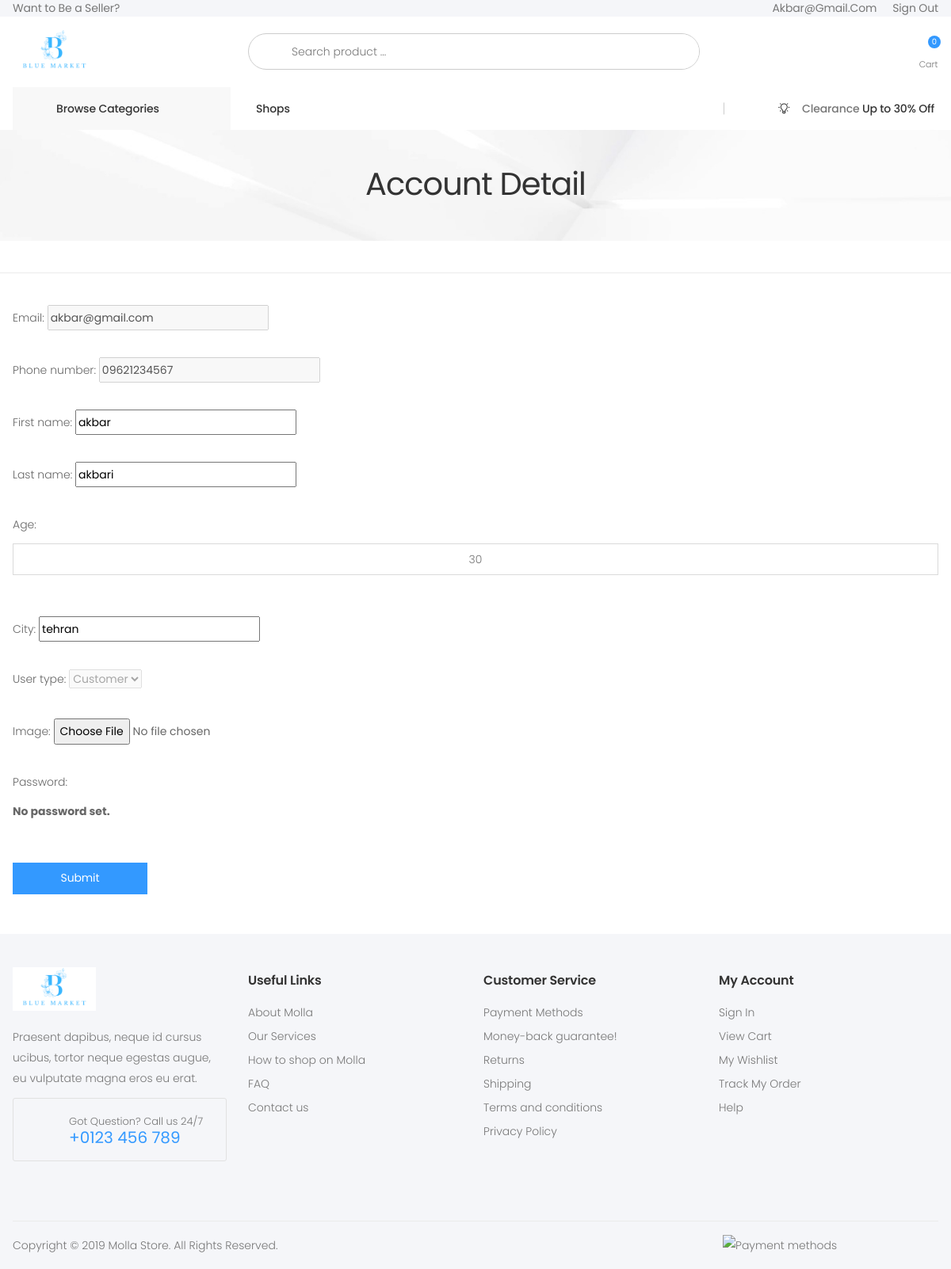
Page /dashboard/customer/26/update/ (signed in) on the earlier database version.
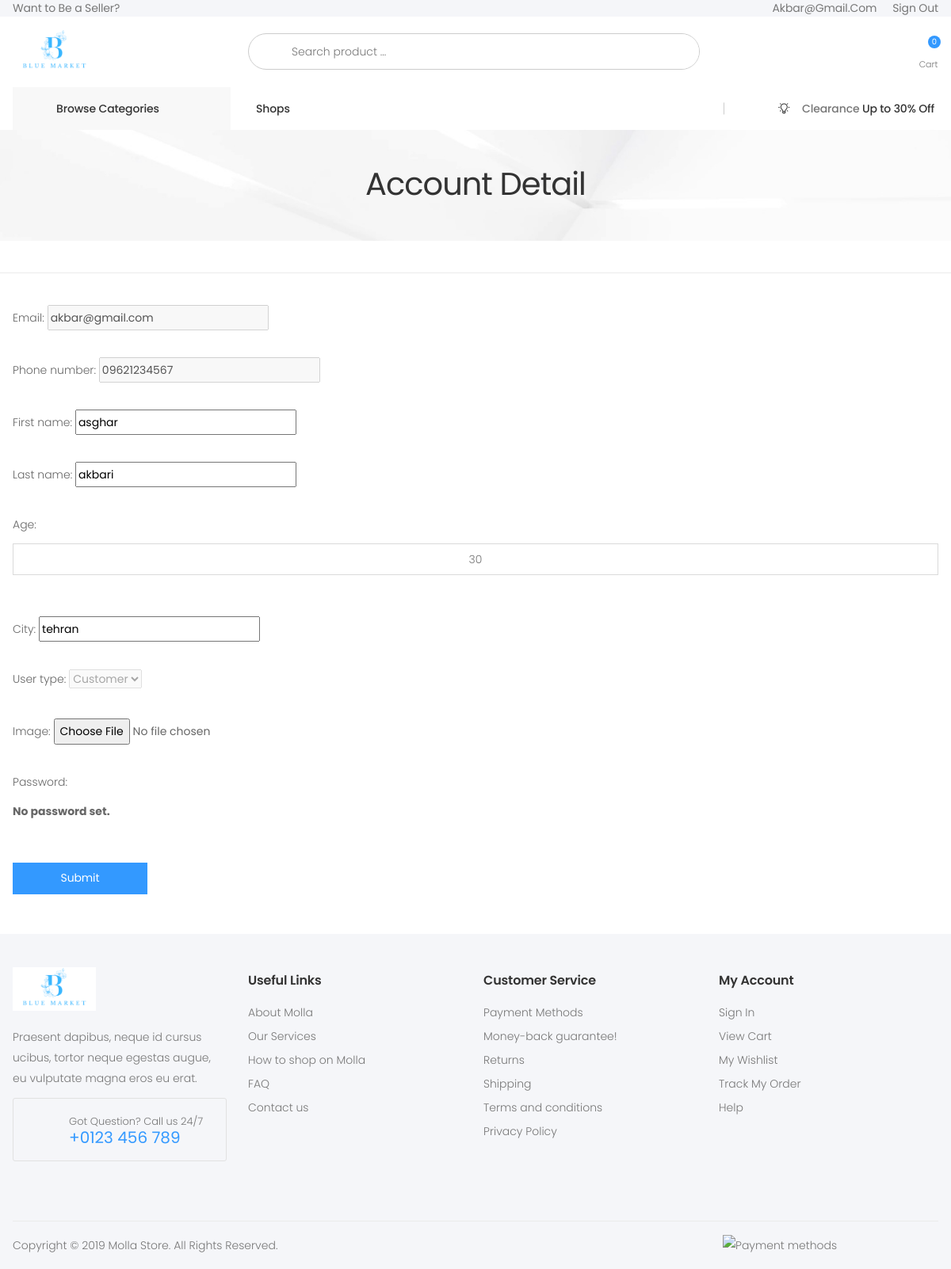
Same page on the later database version.
### accounts/models.py (models this page shows, shortened)
class CustomUser(AbstractUser):
    USER_TYPES = (
        ('admin', 'Admin'),
        ('customer', 'Customer'),
        ('owner', 'Owner'),
        ('manager', 'Manager'),
        ('operator', 'Operator'),
    )
    username = None
    email = models.EmailField(unique=True)
    phone_number = models.CharField(
        max_length=11, unique=True, validators=[phone_number_regex])
    age = models.PositiveIntegerField()
    city = models.CharField(max_length=100)
    user_type = models.CharField(
        max_length=10, choices=USER_TYPES, default='customer')
    USERNAME_FIELD = 'email'
    REQUIRED_FIELDS = ['age', 'city', 'phone_number']
    objects = CustomUserManager()

### dashboard/views.py (the view, shortened to what this page needs)
# urls.py: path('customer/<pk>/update/',CustomerUpdateView.as_view(),name='customer-update'),
@method_decorator(roles_required('customer'), name='dispatch')
class CustomerUpdateView(LoginRequiredMixin, UpdateView):
    model = User
    template_name = 'dashboard/customer-detail-change.html'
    form_class = CustomUserChangeForm
    def dispatch(self, request, *args, **kwargs):
        if int(kwargs.get('pk')) != self.request.user.pk:
            return self.handle_no_permission()
        if not (request.user.is_customer):
            return HttpResponseForbidden("You are not allowed to access this page.")
        return super().dispatch(request, *args, **kwargs)
    def get_form_kwargs(self):
        kwargs = super().get_form_kwargs()
        kwargs['request'] = self.request
        return kwargs

### accounts/forms.py (shortened to what this page needs)
class CustomUserChangeForm(forms.ModelForm):
    password = ReadOnlyPasswordHashField()
    input_image = forms.ImageField(label='Image',required=False)
    class Meta:
        model = CustomUser
        fields = ['email', 'phone_number',
                  'first_name', 'last_name', 'age', 'city', 'user_type', 'input_image']
    def __init__(self, *args, **kwargs):
        self.request = kwargs.pop('request', None)
        super(CustomUserChangeForm, self).__init__(*args, **kwargs)
        if self.request and (self.request.user.user_type == 'owner' or self.request.user.user_type == 'operator' or self.request.user.user_type == 'manager' or self.request.user.user_type == 'customer'):
            self.fields['user_type'].disabled = True
            self.fields['email'].disabled = True
            self.fields['phone_number'].disabled = True

### orders/cart.py (called while the page is built)
    def __len__(self):
        return len(self.cart.keys())

### orders/context_processors.py (called while the page is built)
def cart(request):
    return {'cart':Cart(request)}

### vendors/context_processors.py (called while the page is built)
def myvendor(request):
    if request.user.is_authenticated:
        vendors = Vendor.objects.prefetch_related('user').filter(user=request.user.id)
        return {'my_vendor': vendors}
    else:
        return {}

### templates/dashboard/customer-detail-change.html (shortened to what this page needs)
{% extends "website/base.html" %}
{% load static %}
{% block header %}
{% include "website/header.html" with category=category %}
{% endblock header %}
{% block content %}
<body>
    <div class="page-wrapper">
        <main class="main">
        	<div class="page-header text-center" style="background-image: url('{% static "assets/images/page-header-bg.jpg" %}')">
        		<div class="container">
        			<h1 class="page-title">Account Detail</h1>
        		</div>
        	</div>
            <hr class="mt-4 mb-4">
            <div class="page-content">
                <div class="container">
                  <form method="post" action="{% url 'dashboard:customer-update' request.user.pk %}" enctype="multipart/form-data">
                    {% for field in form %}
                        {{ field.label_tag }}
                        {{ field }}<br><br>
                    {% endfor %}
                    <button type="submit" class="btn btn-primary">Submit</button>
                  </form>
                </div>
            </div>
        </main>
    </div>
</body>
{% endblock content %}
{% block footer %}
{% include "website/footer.html" %}
{% endblock footer %}

### templates/website/header.html (shortened to what this page needs)
{% load static %}
<header class="header header-intro-clearance header-4">
    <div class="header-top">
        <div class="container">
            <div class="header-left">
                {% if request.user.is_authenticated and request.user.user_type == 'manager' or request.user.user_type == "owner" or request.user.user_type == 'operator' %}
                <a href="{% url 'dashboard:owner-dashboard' %}">My Vendor</a>
                {% comment %} {% elif request.user.is_authenticated and request.user.user_type == 'Customer' %} {% endcomment %}
                {% else %}
                <a href="{% url 'accounts:register-owner' %}">Want to Be a Seller? </a>
                {% endif %}
            </div>
            <div class="header-right">
                <ul class="top-menu">
                    <li>
                        <ul>
                            {% if request.user.is_authenticated %}
                            <a href="{% url 'dashboard:user' request.user.pk  %}" >{{request.user.email}}</a> <a href="{% url "accounts:logout" %}" style='margin-left:20px'>Sign Out</a>
                            {% else %}
                            <li><a href="{% url 'accounts:otp-login' %}"> OTP Login</a></li>
                            <li><a href="{% url 'accounts:otp-register' %}"> OTP Register</a></li>
                            <li><a href="{% url 'accounts:login' %} ">Sign in / Sign up</a></li>
                            {% endif %}
                        </ul>
                    </li>
                </ul>
            </div>
        </div>
    </div>
    <div class="header-middle">
        <div class="container">
            <div class="header-left">
                <a href="http://127.0.0.1:8000/" >
                    <img src={% static "logo.png" %} alt="Molla Logo" width="105" height="25">
                </a>
            </div>
            <div class="header-center">
                <div class="header-search header-search-extended header-search-visible d-none d-lg-block">
                    <form action="{% url 'website:search' %}" method="get">
                        <div class="header-search-wrapper search-wrapper-wide">
                            <button class="btn btn-primary" type="submit"><i class="icon-search"></i></button>
                            <input type="search" class="form-control" name="q" id="q" placeholder="Search product ..." required>
                        </div>
                    </form>
                </div>
            </div>
            <div class="header-right">
                <div class="dropdown cart-dropdown">
                    <a href="{% url 'orders:cart-detail' %}" class="dropdown-toggle" role="button" data-display="static">
                        <div class="icon">
                            <i class="icon-shopping-cart"></i>
                            <span class="cart-count">{{ cart|length}}</span>
                        </div>
                        <p>Cart</p>
                    </a>
                </div>
            </div>
        </div>
    </div>
    <div class="header-bottom sticky-header">
        <div class="container">
            <div class="header-left">
                <div class="dropdown category-dropdown">
                    <a href="#" class="dropdown-toggle" role="button" data-toggle="dropdown" aria-haspopup="true" aria-expanded="false" data-display="static" title="Browse Categories">
                        Browse Categories <i class="icon-angle-down"></i>
                    </a>
                </div>
            </div>
            <div class="header-center">
                <nav class="main-nav">
                    <ul class="menu sf-arrows">
                        <li>
                            <a href="{% url 'vendors:shops' %}" >Shops</a>
                        </li>
                    </ul>
                </nav>
            </div>
            <div class="header-right">
                <i class="la la-lightbulb-o"></i><p>Clearance<span class="highlight">&nbsp;Up to 30% Off</span></p>
            </div>
        </div>
    </div>
</header>

Differences in the rows shown:
changed CustomUser "Akbar@gmail.com": first_name "akbar" → "asghar"
